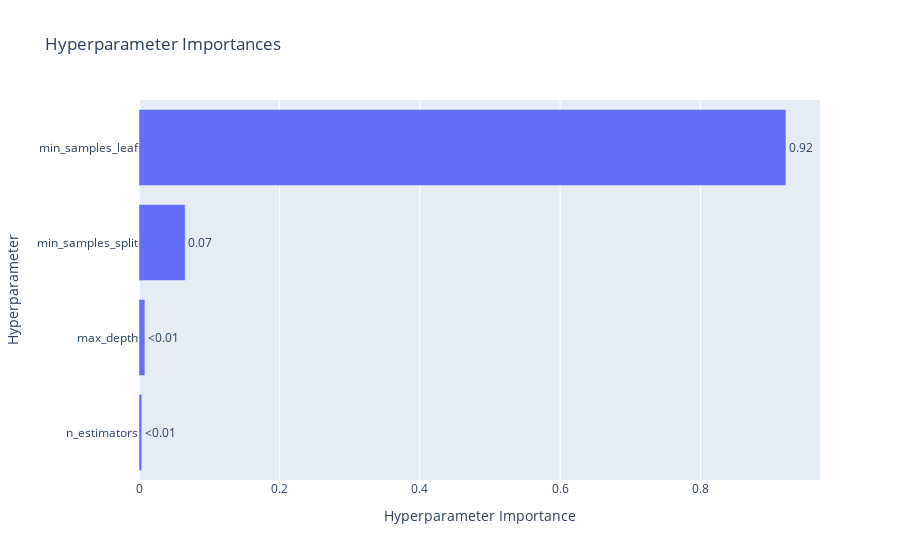

Notebook source saved alongside this figure:
### Code cell
# Plotting the parameter importances
# This shows the importance of each hyperparameter in the optimization process
# This is useful for understanding which hyperparameters have the most impact on the model's performance
optuna.visualization.plot_param_importances(study).show()

### Figure 1 — Plotly figure (JSON) as saved in the notebook; plotly's stock layout.template omitted (floating-point values rounded to 4 significant figures)
{"data": [{"cliponaxis": false, "hovertemplate": ["n_estimators (IntDistribution): 0.003928123009604661<extra></extra>", "max_depth (IntDistribution): 0.00838520687265374<extra></extra>", "min_samples_split (IntDistribution): 0.065822472065471<extra></extra>", "min_samples_leaf (IntDistribution): 0.9218641980522705<extra></extra>"], "name": "Objective Value", "orientation": "h", "text": ["<0.01", "<0.01", "0.07", "0.92"], "textposition": "outside", "type": "bar", "x": [0.003928, 0.008385, 0.06582, 0.9219], "y": ["n_estimators", "max_depth", "min_samples_split", "min_samples_leaf"]}], "layout": {"title": {"text": "Hyperparameter Importances"}, "xaxis": {"title": {"text": "Hyperparameter Importance"}}, "yaxis": {"title": {"text": "Hyperparameter"}}}}
